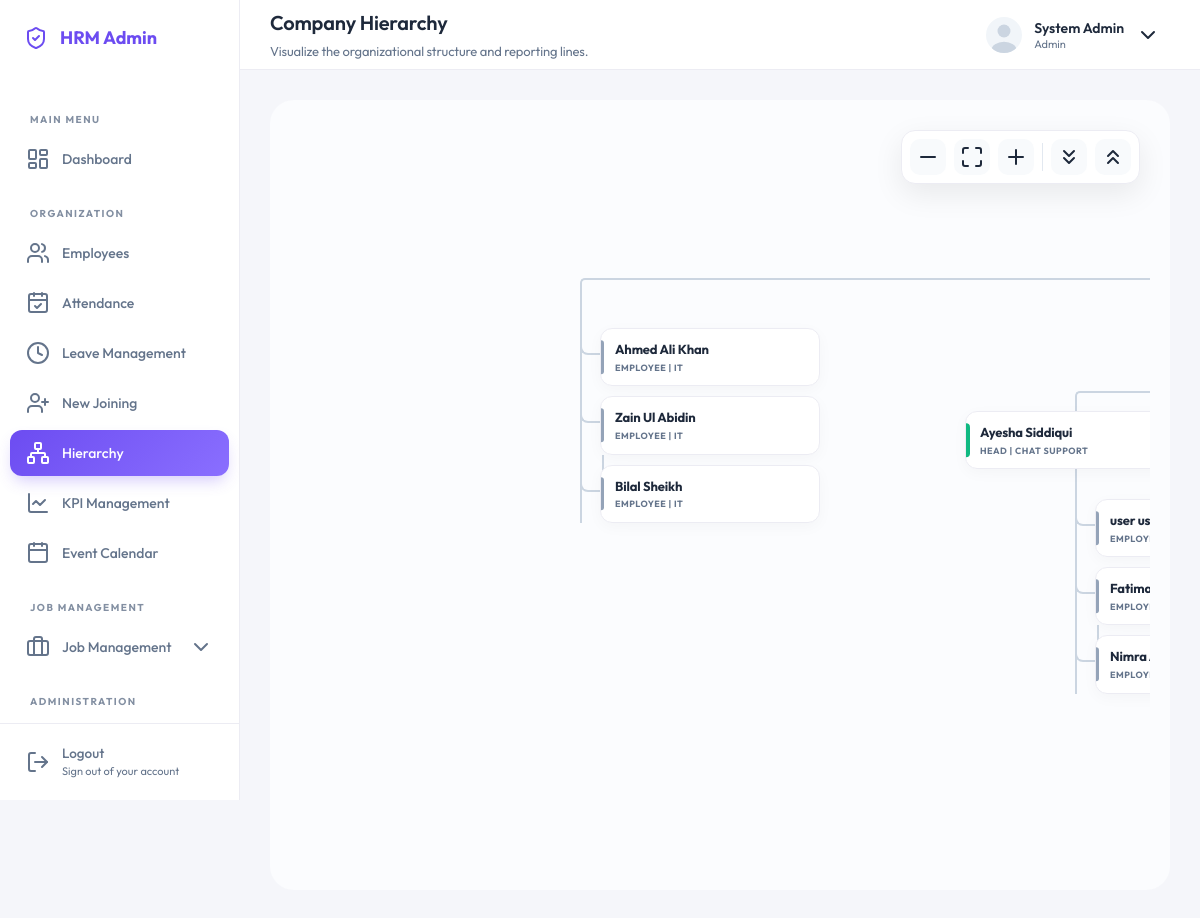
Before: /admin/hierarchy.php (signed in) with the older database file.
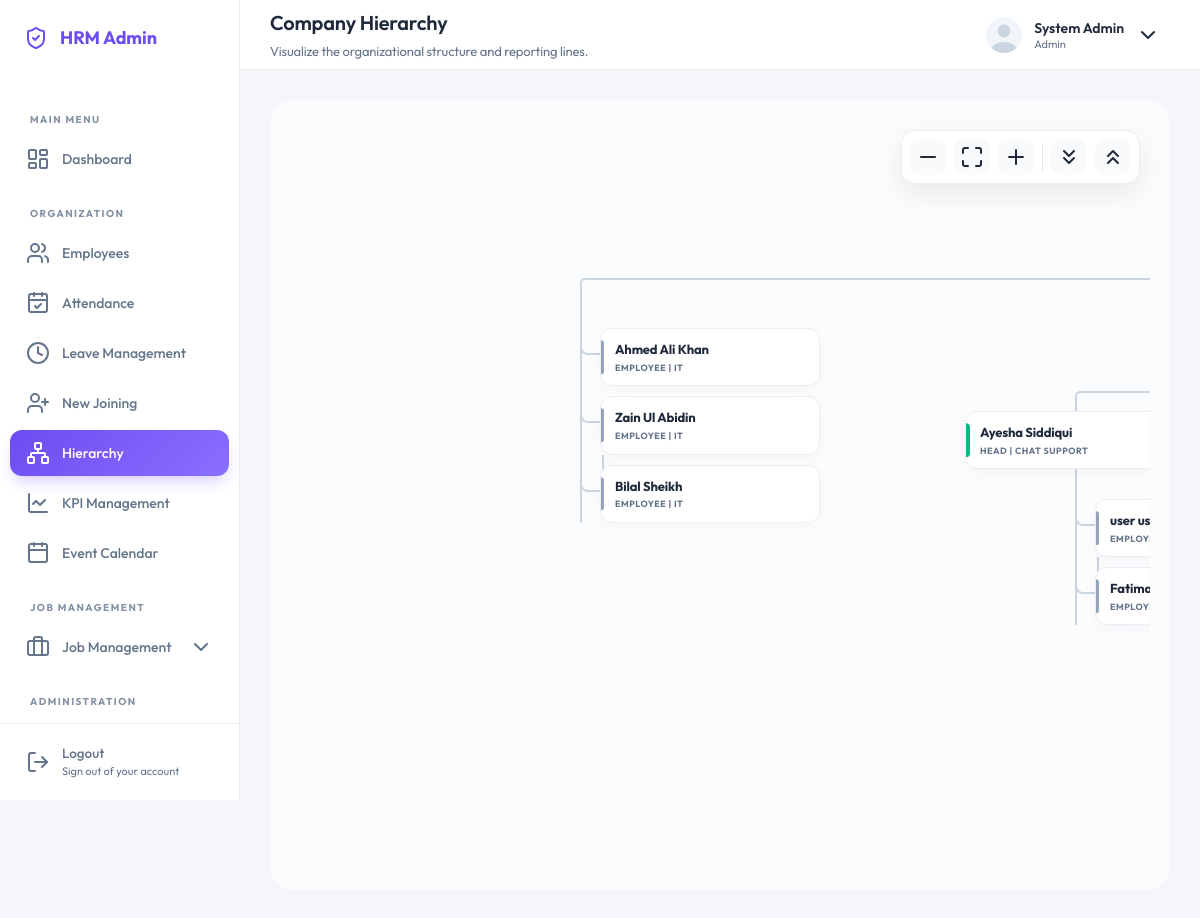
After: the same page with the newer database file.
### tables this page shows
CREATE TABLE `employees` (
  `id` int(11) NOT NULL,
  `first_name` varchar(50) NOT NULL,
  `middle_name` varchar(50) DEFAULT NULL,
  `last_name` varchar(50) NOT NULL,
  `email` varchar(100) NOT NULL,
  `password` varchar(255) NOT NULL,
  `role` enum('Admin','HR','Employee') DEFAULT 'Employee',
  `gender` enum('Male','Female','Other') DEFAULT NULL,
  `dob` date DEFAULT NULL,
  `phone` varchar(25) DEFAULT NULL,
  `cnic_number` varchar(25) DEFAULT NULL,
  `address` text DEFAULT NULL,
  `emergency_contact` varchar(25) DEFAULT NULL,
  `emergency_relation` varchar(50) DEFAULT NULL,
  `department_id` int(11) DEFAULT NULL,
  `shift_id` int(11) DEFAULT NULL,
  `job_title` varchar(100) DEFAULT NULL,
  `job_type` enum('Permanent','Probation','Internship') DEFAULT 'Permanent',
  `salary` decimal(12,2) DEFAULT 0.00,
  `joining_date` date DEFAULT NULL,
  `status` enum('Pending','Active','On Leave','Terminated','Exit') DEFAULT 'Pending',
  `id_card_path` varchar(255) DEFAULT NULL,
  `other_docs` text DEFAULT NULL,
  `resume_path` varchar(255) DEFAULT NULL,
  `profile_pic` varchar(255) DEFAULT NULL,
  `created_at` timestamp NOT NULL DEFAULT current_timestamp(),
  `updated_at` timestamp NULL DEFAULT NULL ON UPDATE current_timestamp(),
  `deleted_at` timestamp NULL DEFAULT NULL
);

CREATE TABLE `departments` (
  `id` int(11) NOT NULL,
  `name` varchar(100) NOT NULL,
  `manager` int(11) DEFAULT NULL,
  `head` int(11) DEFAULT NULL,
  `created_at` timestamp NOT NULL DEFAULT current_timestamp(),
  `updated_at` timestamp NULL DEFAULT NULL ON UPDATE current_timestamp(),
  `deleted_at` timestamp NULL DEFAULT NULL
);

### admin/hierarchy.php (the view, shortened to what the changed rows need)
<?php
include 'includes/header.php';
?>
<?php include 'includes/sidebar.php'; ?>
<div class="hierarchy-page-wrapper">
    <div class="hierarchy-container" id="hierarchyContainer">
        <div class="hierarchy-canvas" id="hierarchyCanvas">
            <ul class="tree">
                <li>
                    <ul>
                        <?php
                        $deptStmt = $pdo->query("
                        SELECT d.id, d.name,
                               d.manager as manager_id,
                               CONCAT_WS(' ', em.first_name, NULLIF(em.middle_name, ''), em.last_name) as manager_fullname,
                               em.job_title as m_title,
                               d.head as head_id,
                               CONCAT_WS(' ', eh.first_name, NULLIF(eh.middle_name, ''), eh.last_name) as head_fullname,
                               eh.job_title as h_title
                        FROM departments d
                        LEFT JOIN employees em ON d.manager = em.id
                        LEFT JOIN employees eh ON d.head = eh.id
                        WHERE d.deleted_at IS NULL
                        ORDER BY manager_fullname ASC, d.name ASC
                    ");
                        $all_depts = $deptStmt->fetchAll();
                        $groupedManagers = [];
                        foreach ($all_depts as $dept) {
                            $m_id = $dept['manager_id'] ?: 'none';
                            if (!isset($groupedManagers[$m_id])) {
                                $groupedManagers[$m_id] = [
                                    'fullname' => $dept['manager_fullname'],
                                    'title' => $dept['m_title'],
                                    'dept_list' => [],
                                    'departments' => []
                                ];
                            }
                            $groupedManagers[$m_id]['departments'][] = $dept;
                            $groupedManagers[$m_id]['dept_list'][] = $dept['name'];
                        }
                                foreach ($groupedManagers as $m_id => $data) {
                                    if ($m_id !== 'none') {
                                        ?>
                                        <li>
                                            <ul>
                                                <?php foreach ($data['departments'] as $dept) {
                                                    if ($dept['head_id']) { ?>
                                                        <li>
                                                            <div class="hier-node manager" onclick="toggleNode(this)">
                                                                <div class="hier-info">
                                                                    <h4><?php echo htmlspecialchars($dept['head_fullname']); ?></h4>
                                                                    <p>Head | <?php echo htmlspecialchars($dept['name']); ?></p>
                                                                </div>
                                                            </div>
                                                            <?php
                                                            $staffStmt = $pdo->prepare("SELECT CONCAT_WS(' ', first_name, NULLIF(middle_name, ''), last_name) as fullname, job_title FROM employees WHERE department_id = ? AND id NOT IN (?, ?) AND deleted_at IS NULL");
                                                            $staffStmt->execute([$dept['id'], $dept['manager_id'], $dept['head_id']]);
                                                            $staff = $staffStmt->fetchAll();
                                                            if (!empty($staff)) {
                                                                echo '<ul class="vertical-stack">';
                                                                foreach ($staff as $s) {
                                                                    echo '<li><div class="hier-node staff"><div class="hier-info">';
                                                                    echo '<h4>' . htmlspecialchars($s['fullname']) . '</h4>';
                                                                    echo '<p>Employee | ' . htmlspecialchars($dept['name']) . '</p>';
                                                                    echo '</div></div></li>';
                                                                }
                                                                echo '</ul>';
                                                            }
                                                            ?>
                                                        </li>
                                                    <?php }
                                                } ?>
                                            </ul>
                                        </li>
                                        <?php
                                    } else {
                                        foreach ($data['departments'] as $dept) {
                                            if ($dept['name'] === 'Manager') continue;
                                            if ($dept['head_id']) { ?>
                                                <li>
                                                    <div class="hier-node manager" onclick="toggleNode(this)">
                                                        <div class="hier-info">
                                                            <h4><?php echo htmlspecialchars($dept['head_fullname']); ?></h4>
                                                            <p>Head | <?php echo htmlspecialchars($dept['name']); ?></p>
                                                        </div>
                                                        <div class="hier-toggle"><i data-lucide="chevron-down"></i></div>
                                                    </div>
                                                    <?php
                                                    $staffStmt = $pdo->prepare("SELECT CONCAT_WS(' ', first_name, NULLIF(middle_name, ''), last_name) as fullname, job_title FROM employees WHERE department_id = ? AND id NOT IN (?, ?) AND deleted_at IS NULL");
                                                    $staffStmt->execute([$dept['id'], null, $dept['head_id']]);
                                                    $staff = $staffStmt->fetchAll();
                                                    if (!empty($staff)) {
                                                        echo '<ul class="vertical-stack">';
                                                        foreach ($staff as $s) {
                                                            echo '<li><div class="hier-node staff"><div class="hier-info">';
                                                            echo '<h4>' . htmlspecialchars($s['fullname']) . '</h4>';
                                                            echo '<p>Employee | ' . htmlspecialchars($dept['name']) . '</p>';
                                                            echo '</div></div></li>';
                                                        }
                                                        echo '</ul>';
                                                    }
                                                    ?>
                                                </li>
                                            <?php } else {
                                                $staffStmt = $pdo->prepare("SELECT CONCAT_WS(' ', first_name, NULLIF(middle_name, ''), last_name) as fullname, job_title FROM employees WHERE department_id = ? AND deleted_at IS NULL");
                                                $staffStmt->execute([$dept['id']]);
                                                $staff = $staffStmt->fetchAll();
                                                if (!empty($staff)) {
                                                    echo '<li><ul class="vertical-stack">';
                                                    foreach ($staff as $s) {
                                                        echo '<li><div class="hier-node staff"><div class="hier-info">';
                                                        echo '<h4>' . htmlspecialchars($s['fullname']) . '</h4>';
                                                        echo '<p>Employee | ' . htmlspecialchars($dept['name']) . '</p>';
                                                        echo '</div></div></li>';
                                                    }
                                                    echo '</ul></li>';
                                                }
                                            }
                                        }
                                    }
                                }
?>
                    </ul>
                </li>
            </ul>
        </div>
    </div>
</div>
<?php include 'includes/footer.php'; ?>

Changed rows visible on the page:
changed departments "CHAT SUPPORT": loses employees (fullname "Nimra…")
